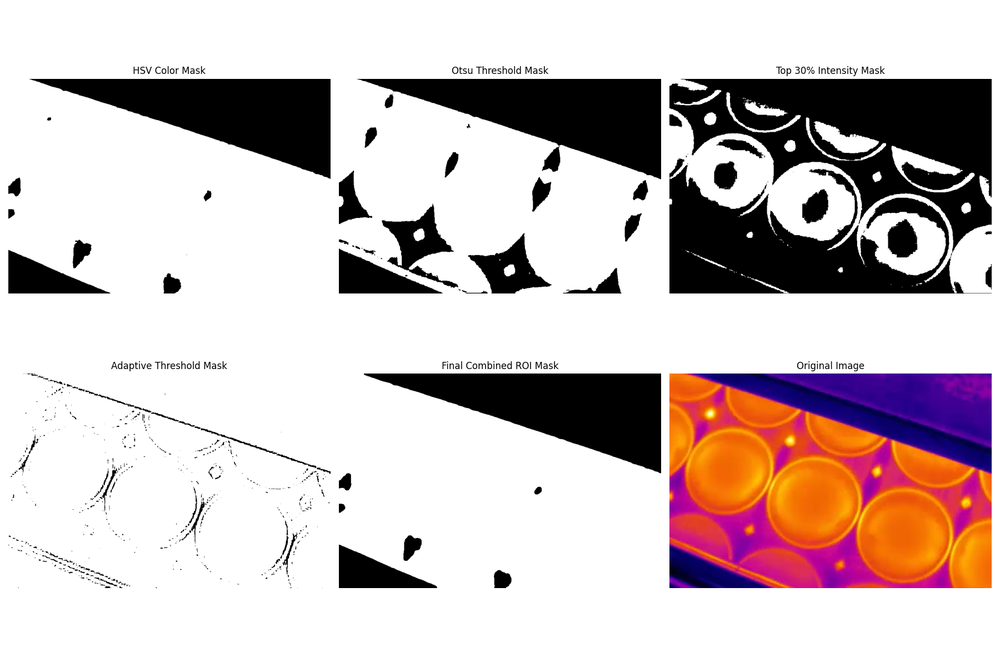
#> input picture Results/masks/roi_masks_image1.png, 1000 x 667 px, shrunk from 1800 x 1200 before the run, given as the content of the folder Images, which was not available
$ python batch_processor.py
#> lines starting #> are read from the running program, lines starting #| are printed output that depends on the picture; pictures that were not available may be replaced by others from this repository, and a replacement may not be noted
"""
Improved Circle Detection for Thermal Images
This version includes better filtering to detect only COMPLETE circles
"""

import cv2
import numpy as np
import matplotlib.pyplot as plt
from pathlib import Path


class ImprovedCircleDetector:
    """Improved circle detector with strict filtering for complete circles only."""

    def __init__(self, image_path):
        """Initialize with image path."""
        self.image_path = image_path
        self.original = cv2.imread(str(image_path))
        if self.original is None:
            raise ValueError(f"Cannot load image: {image_path}")

        self.gray = cv2.cvtColor(self.original, cv2.COLOR_BGR2GRAY)
        self.result = self.original.copy()
        self.height, self.width = self.gray.shape

    def preprocess_thermal_image(self):
        """Enhanced preprocessing for thermal images."""
        # Strong Gaussian blur to reduce noise
        blurred = cv2.GaussianBlur(self.gray, (15, 15), 3)

        # CLAHE for contrast enhancement
        clahe = cv2.createCLAHE(clipLimit=2.0, tileGridSize=(8, 8))
        enhanced = clahe.apply(blurred)

        return enhanced


    def define_ROI_thermal(self, show=True):
        """Enhanced ROI detection for thermal images using multiple approaches."""
        # Method 1: HSV color-based detection (your original approach)
        hsv = cv2.cvtColor(self.original, cv2.COLOR_BGR2HSV)

        # Define color range for warm colors (red/orange)
        lower_warm = np.array([0, 100, 100])
        upper_warm = np.array([30, 255, 255])
        mask1 = cv2.inRange(hsv, lower_warm, upper_warm)

        lower_warm2 = np.array([150, 100, 100])
        upper_warm2 = np.array([180, 255, 255])
        mask2 = cv2.inRange(hsv, lower_warm2, upper_warm2)

        hsv_mask = cv2.bitwise_or(mask1, mask2)

        # Method 2: Intensity-based thresholding on grayscale
        # Detect the warmest regions based on intensity
        blur_gray = cv2.GaussianBlur(self.gray, (5, 5), 0)

        # Use Otsu's thresholding to automatically find optimal threshold
        _, otsu_mask = cv2.threshold(blur_gray, 0, 255, cv2.THRESH_BINARY + cv2.THRESH_OTSU)

        # Also try adaptive thresholding for local variations
        adaptive_mask = cv2.adaptiveThreshold(blur_gray, 255, cv2.ADAPTIVE_THRESH_GAUSSIAN_C,
                                            cv2.THRESH_BINARY, 15, 5)

        # Method 3: Top percentile intensity thresholding
        # Find pixels in top 30% of intensity values
        threshold_value = np.percentile(self.gray, 70)  # Top 30% warmest pixels
        _, percentile_mask = cv2.threshold(self.gray, threshold_value, 255, cv2.THRESH_BINARY)

        # Combine all methods
        # Give more weight to HSV-based detection for thermal images
        combined_mask = cv2.bitwise_or(hsv_mask, percentile_mask)
        combined_mask = cv2.bitwise_or(combined_mask, otsu_mask)

        # Clean up the mask with morphological operations
        kernel = cv2.getStructuringElement(cv2.MORPH_ELLIPSE, (7, 7))
        combined_mask = cv2.morphologyEx(combined_mask, cv2.MORPH_CLOSE, kernel)
        combined_mask = cv2.morphologyEx(combined_mask, cv2.MORPH_OPEN, kernel)

        # Fill small holes
        kernel_fill = cv2.getStructuringElement(cv2.MORPH_ELLIPSE, (15, 15))
        combined_mask = cv2.morphologyEx(combined_mask, cv2.MORPH_CLOSE, kernel_fill)

        # Optional: visualize all masks
        if show:
            if not Path('Results/masks').exists():
                Path('Results/masks').mkdir(parents=True, exist_ok=True)
            fig, axes = plt.subplots(2, 3, figsize=(18, 12))

            axes[0, 0].imshow(hsv_mask, cmap='gray')
            axes[0, 0].set_title('HSV Color Mask')
            axes[0, 0].axis('off')

            axes[0, 1].imshow(otsu_mask, cmap='gray')
            axes[0, 1].set_title('Otsu Threshold Mask')
            axes[0, 1].axis('off')

            axes[0, 2].imshow(percentile_mask, cmap='gray')
            axes[0, 2].set_title('Top 30% Intensity Mask')
            axes[0, 2].axis('off')

            axes[1, 0].imshow(adaptive_mask, cmap='gray')
            axes[1, 0].set_title('Adaptive Threshold Mask')
            axes[1, 0].axis('off')

            axes[1, 1].imshow(combined_mask, cmap='gray')
            axes[1, 1].set_title('Final Combined ROI Mask')
            axes[1, 1].axis('off')

            # Show original for reference
            axes[1, 2].imshow(cv2.cvtColor(self.original, cv2.COLOR_BGR2RGB))
            axes[1, 2].set_title('Original Image')
            axes[1, 2].axis('off')

            plt.tight_layout()
            plt.savefig(Path('Results/masks') / f"roi_masks_{Path(self.image_path).name}")
            plt.close()
            print(f"  Saved ROI mask visualizations to: Results/masks/roi_masks_{Path(self.image_path).name}")

        return combined_mask

    def define_ROI(self, show=False):
        """Backward compatibility - calls the enhanced thermal ROI method."""
        return self.define_ROI_thermal(show)


    def is_circle_complete(self, x, y, radius, mask, margin=-10):
        """
        Check if a circle is completely within the image bounds.

        Args:
            x, y: Circle center
            radius: Circle radius
            mask: ROI mask
            margin: Margin from image edges

        Returns:
            True if circle is complete, False otherwise
        """
        x = int(x)
        y = int(y)
        radius = int(radius)
        if (x - radius < margin or
            x + radius > self.width - margin or
            y - radius < margin or
            y + radius > self.height - margin):
            print(f"Circle at ({x}, {y}) with radius {radius} rejected: too close to image edge.")
            return False

        # Check if circle is within ROI
        circle_mask = np.zeros_like(mask)
        cv2.circle(circle_mask, (x, y), radius, 255, thickness=-1)
        intersection = cv2.bitwise_and(mask, circle_mask)
        circle_area = np.pi * (radius ** 2)
        intersection_area = cv2.countNonZero(intersection)
        if intersection_area < circle_area * 0.95:  # At least 95% within ROI
            print(f"Circle at ({x}, {y}) with radius {radius} rejected: insufficient ROI coverage.")
            # save rejected circle and intersection using matplotlib
            if not Path('Results/rejected_circles').exists():
                Path('Results/rejected_circles').mkdir(parents=True, exist_ok=True)
            temp_result = self.result.copy()
            cv2.circle(temp_result, (x, y), radius, (0, 0, 255), 3)
            fig, axes = plt.subplots(2, 2, figsize=(10, 10))
            axes[0, 0].imshow(cv2.cvtColor(self.original, cv2.COLOR_BGR2RGB))
            axes[0, 0].set_title('Original Image')
            axes[0, 0].axis('off')
            axes[0, 1].imshow(mask, cmap='gray')
            axes[0, 1].set_title('ROI Mask')
            axes[0, 1].axis('off')
            axes[1, 0].imshow(cv2.cvtColor(temp_result, cv2.COLOR_BGR2RGB))
            axes[1, 0].set_title('Rejected Circle')
            axes[1, 0].axis('off')
            axes[1, 1].imshow(intersection, cmap='gray')
            axes[1, 1].set_title('Circle & ROI Intersection')
            axes[1, 1].axis('off')
            plt.tight_layout()
            plt.savefig(Path('Results/rejected_circles') / f"rejected_circle_{x}_{y}_{radius}_{Path(self.image_path).name}")
            plt.close()
            print(f"  Saved rejected circle details to: Results/rejected_circles/rejected_circle_{x}_{y}_{radius}_{Path(self.image_path).name}")
            return False

        # # Check visual completeness: sample perimeter for continuity
        # enhanced = self.preprocess_thermal_image()
        # num_samples = 72  # Sample every 5 degrees
        # angles = np.linspace(0, 2 * np.pi, num_samples, endpoint=False)
        #
        # intensities = []
        # for angle in angles:
        #     px = int(x + radius * np.cos(angle))
        #     py = int(y + radius * np.sin(angle))
        #
        #     if 0 <= px < self.width and 0 <= py < self.height:
        #         # Sample in small region around perimeter point
        #         region = enhanced[max(0, py - 2):min(self.height, py + 3),
        #                  max(0, px - 2):min(self.width, px + 3)]
        #         intensities.append(np.mean(region))
        #
        # if len(intensities) < num_samples * 0.9:  # Should have 90%+ valid samples
        #     print(f"Circle at ({x}, {y}) with radius {radius} rejected: insufficient perimeter samples.")
        #     return False
        #
        # intensities = np.array(intensities)
        #
        # # Check for consistency: no large gaps or obstructions
        # # Complete circles have relatively uniform perimeter intensity
        # std_dev = np.std(intensities)
        # mean_intensity = np.mean(intensities)
        #
        # # Detect gaps: if intensity drops significantly, there's an obstruction
        # min_intensity = np.min(intensities)
        # if mean_intensity > 50 and min_intensity < mean_intensity * 0.4:  # 60% drop
        #     print(f"Circle at ({x}, {y}) with radius {radius} rejected: detected perimeter gap.")
        #     return False
        #
        # # Check for excessive variation (indicates incomplete/obstructed circle)
        # if std_dev > mean_intensity * 0.5:  # More than 50% variation
        #     print(f"Circle at ({x}, {y}) with radius {radius} rejected: high perimeter variation.")
        #     return False
        return True


    # [75 lines left out: functions calculate_circle_quality, remove_overlapping_circles, not called in this run]

    def detect_complete_circles(self, min_radius=50, max_radius=200,
                                quality_threshold=0.4):
        """
        Detect only complete circles with high quality.

        Args:
            min_radius: Minimum circle radius
            max_radius: Maximum circle radius
            quality_threshold: Minimum quality score (0-1)

        Returns:
            List of detected complete circles
        """
        enhanced = self.preprocess_thermal_image()

        mask = self.define_ROI_thermal(show=True)

        # Use more strict Hough parameters
        circles = cv2.HoughCircles(
            enhanced,
            cv2.HOUGH_GRADIENT,
            dp=1,
            minDist=90,  # Increased minimum distance between circles
            param1=100,   # Higher Canny threshold
            param2=40,    # Higher accumulator threshold
            minRadius=min_radius,
            maxRadius=max_radius
        )
        print(f"Detected raw circles: {0 if circles is None else len(circles[0])}")

        if len(circles) > 0:
            # show detected circles before filtering on a copy of result image
            # save it in Results/intermediate for reference
            if not Path('Results/intermediate').exists():
                Path('Results/intermediate').mkdir(parents=True, exist_ok=True)

            temp_result = self.result.copy()
            raw_circles = np.uint16(np.around(circles[0]))
            self.draw_circles(raw_circles, color=(255, 0, 0), thickness=3)

            # save image
            intermediate_path = Path('Results/intermediate') / f"raw_circles_{Path(self.image_path).name}"
            cv2.imwrite(str(intermediate_path), self.result)
            print(f"  Saved intermediate raw circles to: {intermediate_path}")

            # reset result image
            self.result = temp_result

        if circles is None:
            return []

        circles = np.uint16(np.around(circles[0]))

        # Filter circles
        valid_circles = []

        for circle in circles:
            x, y, radius = circle

            # Check if circle is complete (within image bounds)
            if not self.is_circle_complete(x, y, radius, mask):
                continue

            # Calculate quality score
            quality = self.calculate_circle_quality(x, y, radius)

            # Keep only high-quality circles
            if quality >= quality_threshold:
                print(f"Accepted circle at ({x}, {y}) with radius {radius}, quality: {quality:.2f}")
                valid_circles.append((int(x), int(y), int(radius), quality))

        # Remove overlapping circles
        # valid_circles = self.remove_overlapping_circles(valid_circles, overlap_threshold=0.3)

        # Return without quality scores
        return [(x, y, r) for x, y, r, q in valid_circles]

    def draw_circles(self, circles, color=(0, 255, 0), thickness=3):
        """Draw detected circles on result image."""
        for idx, (x, y, radius) in enumerate(circles, 1):
            # Draw circle outline
            cv2.circle(self.result, (x, y), radius, color, thickness)
            # Draw center point
            cv2.circle(self.result, (x, y), 5, (0, 0, 255), -1)
            # Add number annotation
            cv2.putText(self.result, str(idx), (x - 15, y - 15),
                       cv2.FONT_HERSHEY_SIMPLEX, 1.0, (255, 255, 0), 2)

    # [16 lines left out: function visualize_results, not called in this run]


def process_image(image_path, save=True, display=True):
    """
    Process a single image to detect complete circles.

    Args:
        image_path: Path to thermal image
        save: Whether to save result
        display: Whether to display result
    """
    print(f"\nProcessing: {Path(image_path).name}")

    detector = ImprovedCircleDetector(image_path)

    # Detect complete circles
    circles = detector.detect_complete_circles(
        min_radius=50,      # Adjust based on expected circle size
        max_radius=200,     # Adjust based on expected circle size
        quality_threshold=0.1  # Minimum quality (0.4 = 40% of perimeter must have edges)
    )

    print(f"✓ Detected {len(circles)} complete circles")

    if len(circles) > 0:
        detector.draw_circles(circles)

        # Print details
        radii = [r for _, _, r in circles]
        print(f"  Mean radius: {np.mean(radii):.1f} px")
        print(f"  Radius range: [{min(radii)}, {max(radii)}] px")

    # Save result
    if save:
        output_dir = Path('Results/images')
        output_dir.mkdir(parents=True, exist_ok=True)
        output_path = output_dir / f"detected_{Path(image_path).name}"
        cv2.imwrite(str(output_path), detector.result)
        print(f"  Saved to: {output_path}")

    # Display
    if display:
        detector.visualize_results(circles)

    return detector, circles


def process_all_images(images_dir='Images', save=True):
    """Process all images in directory."""
#> called with images_dir = 'Images', save = True
    images_path = Path(images_dir)
    image_files = sorted(images_path.glob('*.png'))
    image_files.extend(sorted(images_path.glob('*.jpg')))

    if not image_files:
        print(f"No images found in {images_dir}")
        return

    print("="*70)
    print("IMPROVED CIRCLE DETECTION - COMPLETE CIRCLES ONLY")
    print("="*70)
    print(f"\nProcessing {len(image_files)} images...\n")

    results = []

    for idx, img_path in enumerate(image_files, 1):
        print(f"[{idx}/{len(image_files)}]", end=" ")
        try:
            detector, circles = process_image(img_path, save=save, display=False)
            results.append({
                'filename': img_path.name,
                'count': len(circles),
                'circles': circles
            })
        except Exception as e:
            print(f"  Error: {e}")
#> this loop made 1 pass
#> (printed output is left out)
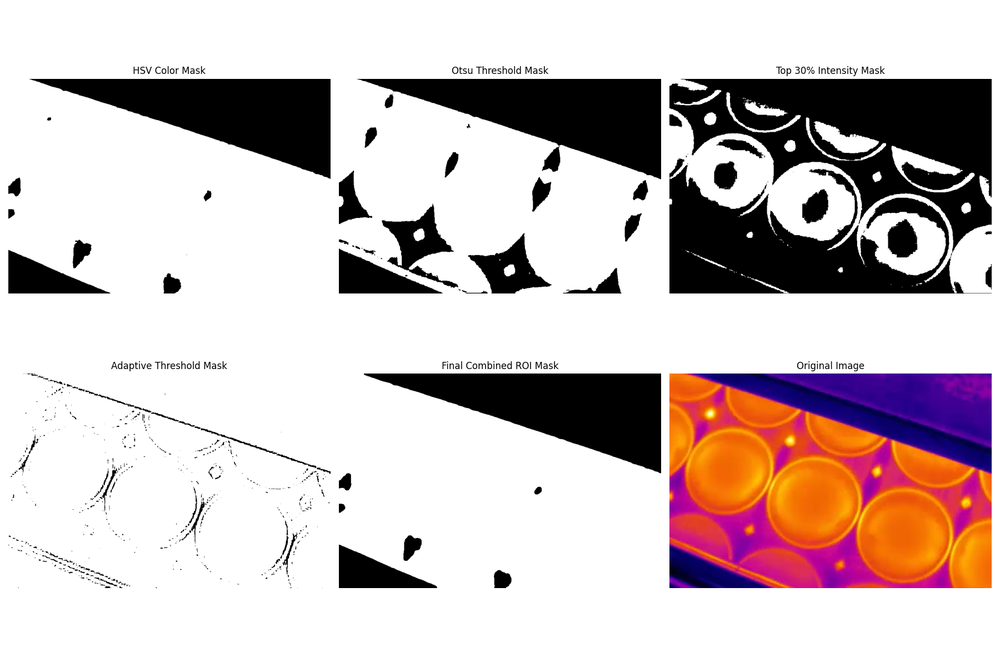
#> input picture Results/masks/roi_masks_image1.png, 1000 x 667 px, shrunk from 1800 x 1200 before the run, given as the content of the folder Images, which was not available
#> pass 1, in __init__, `self.gray = cv2.cvtColor(self.original, cv2.COLOR_BGR2GRAY)`:
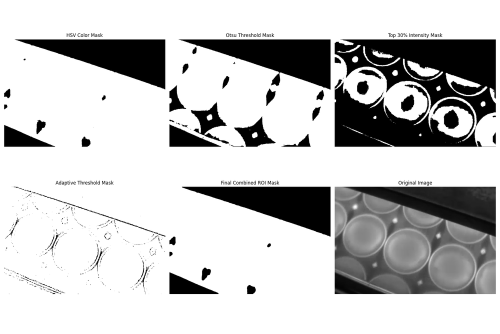
#> self.gray: shape (667, 1000) (shown at 1/2 size); min 0, max 255, mean 195.9
#> pass 1, in preprocess_thermal_image, `blurred = cv2.GaussianBlur(self.gray, (15, 15), 3)`:
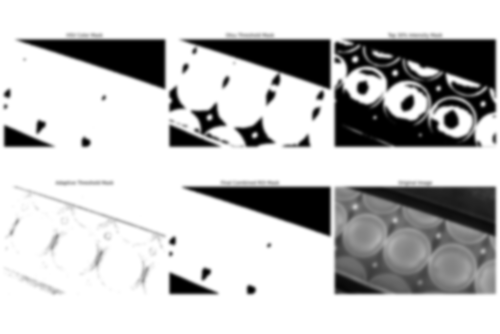
#> blurred: shape (667, 1000) (shown at 1/2 size); min 0, max 255, mean 195.9
#> pass 1, in preprocess_thermal_image, `enhanced = clahe.apply(blurred)`:
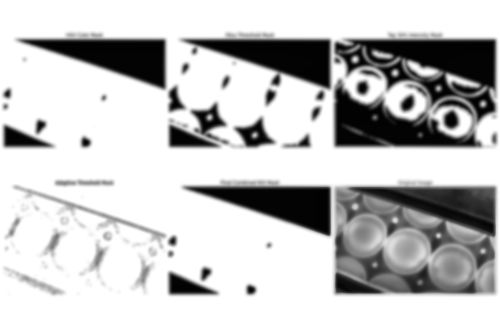
#> enhanced: shape (667, 1000) (shown at 1/2 size); min 2, max 255, mean 196.1
#> pass 1, in define_ROI_thermal, `plt.savefig(Path('Results/masks') / f"roi_masks_{Path(self.image_path)..`:
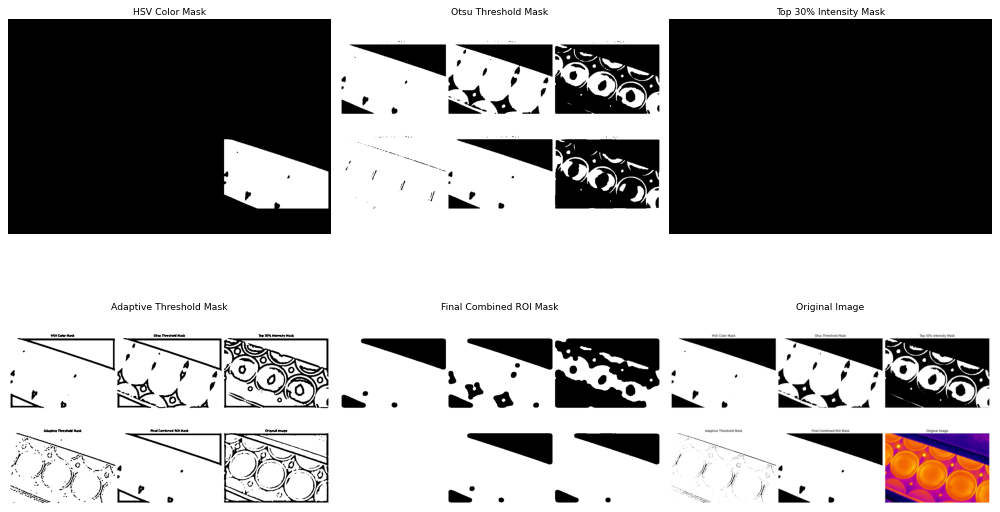
#> figure drawn by matplotlib, 6 panels
#> pass 1, in is_circle_complete, `plt.savefig(Path('Results/rejected_circles') / f"rejected_circle_{x}_{..`:
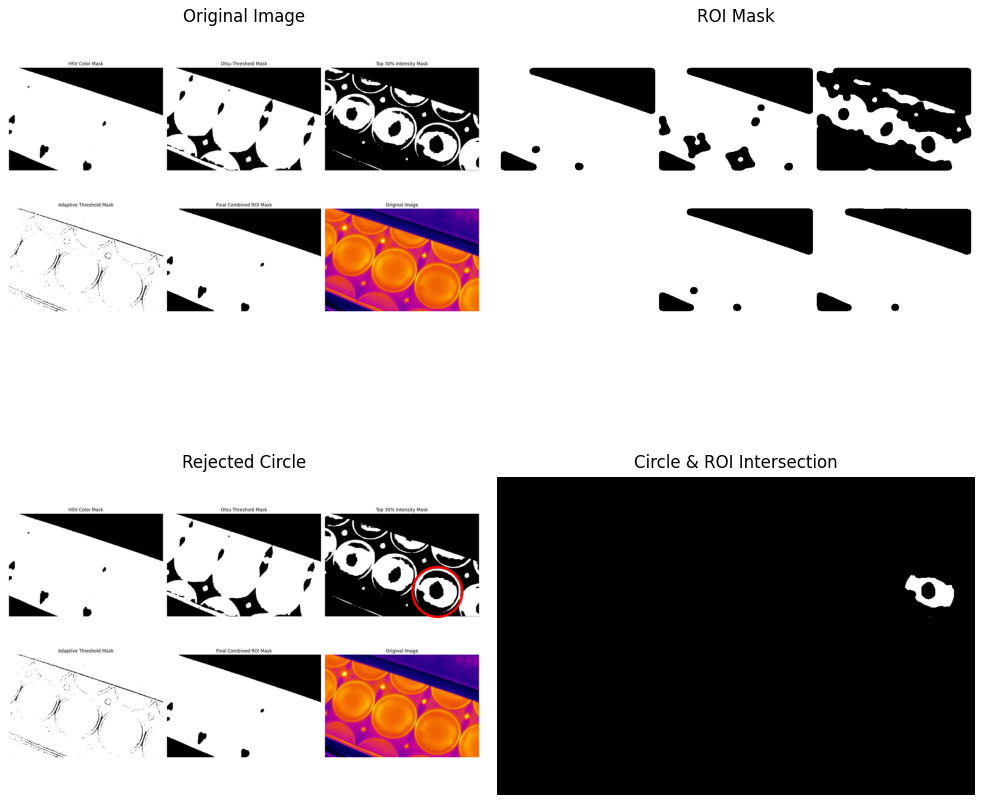
#> figure drawn by matplotlib, 4 panels

    # Summary
    print("\n" + "="*70)
    print("SUMMARY")
    print("="*70)
    for result in results:
        print(f"{result['filename']:20} -> {result['count']} complete circles")

    print(f"\nTotal circles detected: {sum(r['count'] for r in results)}")


# Example usage
if __name__ == "__main__":
    # Process single image with visualization
    # process_image('Images/image2.png', save=False, display=True)

    # Process all images
    process_all_images('Images', save=True)
